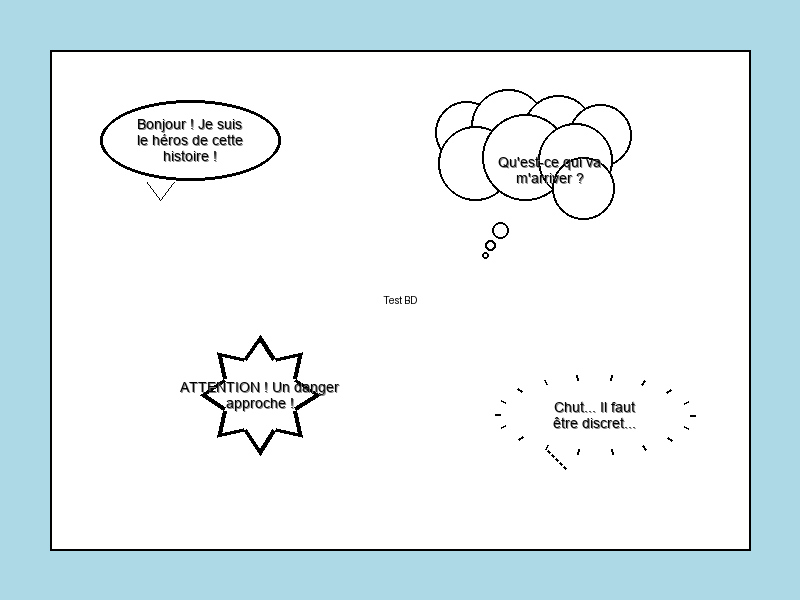

Python code for this plot:
#!/usr/bin/env python3
"""
Test des bulles de dialogue réalistes pour les BD
"""
import sys
import os
from pathlib import Path

# Ajouter le répertoire parent au path
sys.path.append(str(Path(__file__).parent))

from saas.services.stable_diffusion_generator import StableDiffusionGenerator
from PIL import Image, ImageDraw
import tempfile

def test_comic_bubbles():
    """Test des différents types de bulles de dialogue"""
    
    # Créer une image de test
    img = Image.new('RGB', (800, 600), color='lightblue')
    draw = ImageDraw.Draw(img)
    
    # Dessiner un fond simple
    draw.rectangle([50, 50, 750, 550], fill='white', outline='black', width=2)
    draw.text((400, 300), "Test BD", fill='black', anchor='mm')
    
    # Créer le générateur
    generator = StableDiffusionGenerator()
    
    # Créer des dialogues de test
    test_dialogues = [
        {
            "character": "Héros",
            "text": "Bonjour ! Je suis le héros de cette histoire !",
            "type": "speech"
        },
        {
            "character": "Héros",
            "text": "Qu'est-ce qui va m'arriver ?",
            "type": "thought"
        },
        {
            "character": "Héros",
            "text": "ATTENTION ! Un danger approche !",
            "type": "shout"
        },
        {
            "character": "Ami",
            "text": "Chut... Il faut être discret...",
            "type": "whisper"
        }
    ]
    
    # Positions pour les bulles
    positions = [
        (100, 100, 180, 80),   # speech
        (450, 120, 200, 100),  # thought
        (150, 350, 220, 90),   # shout
        (500, 380, 190, 70),   # whisper
    ]
    
    # Dessiner chaque type de bulle
    for i, (dialogue, pos) in enumerate(zip(test_dialogues, positions)):
        x, y, w, h = pos
        
        print(f"🎨 Dessin bulle {i+1}: {dialogue['type']} - '{dialogue['text'][:30]}...'")
        
        if dialogue['type'] == 'speech':
            generator._draw_speech_bubble(draw, x, y, w, h)
        elif dialogue['type'] == 'thought':
            generator._draw_thought_bubble(draw, x, y, w, h)
        elif dialogue['type'] == 'shout':
            generator._draw_shout_bubble(draw, x, y, w, h)
        elif dialogue['type'] == 'whisper':
            generator._draw_whisper_bubble(draw, x, y, w, h)
        
        # Ajouter le texte
        generator._draw_bubble_text(draw, x, y, w, h, dialogue['text'])
    
    # Sauvegarder l'image de test
    test_path = Path("test_comic_bubbles.png")
    img.save(test_path)
    
    print(f"✅ Test terminé ! Image sauvegardée : {test_path}")
    print("🎨 L'image contient 4 types de bulles :")
    print("   - Bulle de dialogue classique (ovale avec queue)")
    print("   - Bulle de pensée (forme nuage)")
    print("   - Bulle de cri (forme explosive)")
    print("   - Bulle de chuchotement (pointillés)")
    
    return test_path

if __name__ == "__main__":
    test_comic_bubbles()
